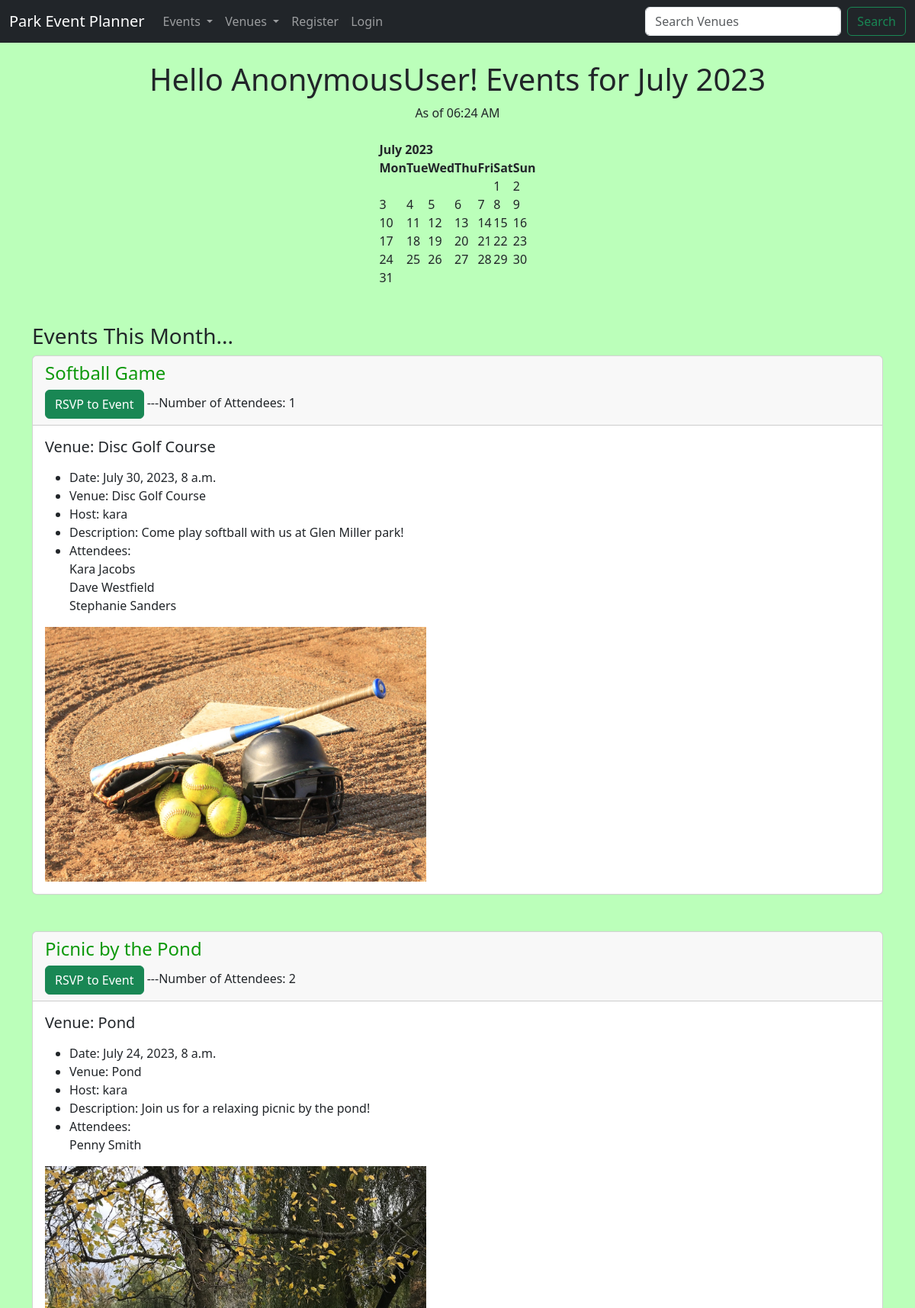
Before: / (upper part) with the older database file.
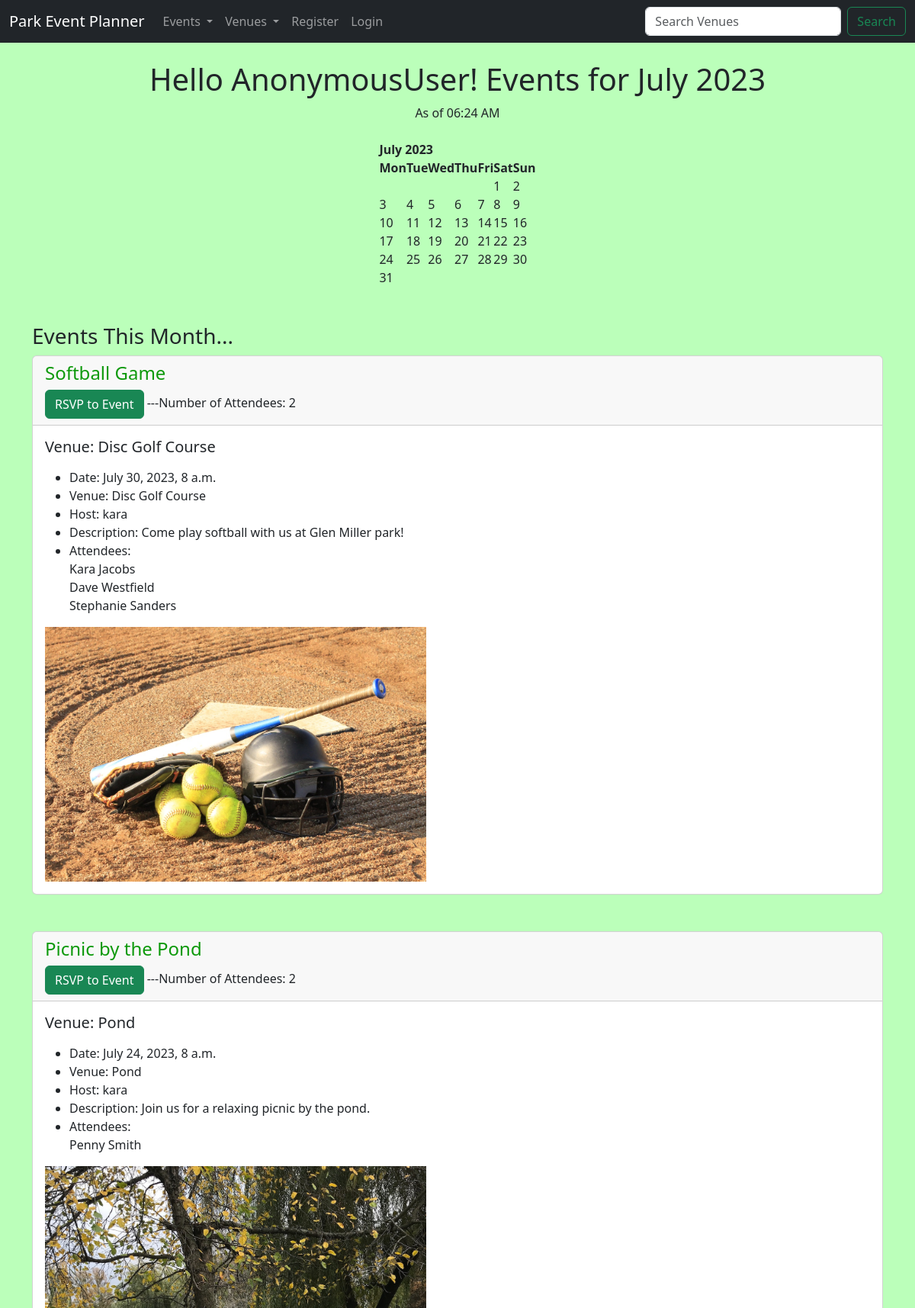
After: the same page with the newer database file.
### events/models.py (models this page shows, shortened)
class Event(models.Model):
	name = models.CharField('Event Name', max_length=120)
	timeslot = models.DateTimeField('Event Date')
	venue = models.ForeignKey(Venue, blank=True, null=True, on_delete=models.CASCADE)
	host = models.ForeignKey(User, blank=True, null=True, on_delete=models.SET_NULL)
	attendees = models.ManyToManyField(ParkAppUser, blank=True)
	description = models.TextField(blank=True)
	event_image = models.ImageField(null=True, blank=True, upload_to="images/")
	attendance = models.ManyToManyField(User, related_name='attend', blank=True)
	def __str__(self):
		return self.name
	def number_of_attends(self):
		return self.attendance.count()

class Venue(models.Model):
	name = models.CharField('Venue Name', max_length=120)
	description = models.TextField(blank=True)
	owner = models.IntegerField("Venue Owner", blank=False, default=1)
	venue_image = models.ImageField(null=True, blank=True, upload_to="images/")
	def __str__(self): # lets you click on a venue to access it
		return self.name

### events/views.py (the view)
# urls.py: path('', views.home, name="home"),
def home(request, year=datetime.now().year, month=datetime.now().strftime('%B')): # Year & month are dynamically updated
	name = "John"
	month = month.capitalize() # converts month name in the url to title case
	month_number = list(calendar.month_name).index(month)
	month_number = int(month_number) # ensures month number is an integer
	cal = HTMLCalendar().formatmonth(year, month_number)
	now = datetime.now()
	current_year = now.year
	event_list = Event.objects.filter(
		timeslot__year = year,
		timeslot__month = month_number)
	time = now.strftime('%I:%M %p')
	return render(request,
	'events/home.html', {
	"name": name,
	"year": year,
	"month": month,
	"month_number": month_number,
	"cal": cal,
	"current_year": current_year,
	"time": time,
	"event_list": event_list,
	})

### events/models.py (called while the page is built)
	def __str__(self):
		return self.first_name + ' ' + self.last_name

### events/templates/events/home.html (shortened to what this page needs)
{% extends 'events/base.html' %}
{% block content %}
	<center>
	<h1>Hello {{ user }}! Events for {{ month }} {{ year }}</h1>
	As of {{ time }}
	<br/><br/>
	{{ cal|safe }}
	<br/><br/>
	</center>
	<h3>Events This Month...</h3>
	{% if event_list %}
		{% for event in event_list %}
				<div class="card">
	  <div class="card-header">
	    <h4>{{ event }}</h4>
	    <a href="{% url 'event_attend' event.id %}" class="btn btn-success" data-toggle="button">RSVP to Event</a>
	  	---Number of Attendees: {{ event.number_of_attends }}
	  </div>
	  <div class="card-body">
	    <h5 class="card-title">Venue: {{ event.venue }}</h5>
	    <p class="card-text">
	<ul>
		<li>Date: {{ event.timeslot }}</li>
		<li>Venue: {{ event.venue }}</li>
		<li>Host: {{ event.host }}</li>
		<li>Description: {{ event.description }}</li>
		<li>Attendees:<br/>
		{% for user in event.attendees.all %}
		{{ user }}<br/>
		{% endfor %}
		</li>
	</ul>
	    </p>
	{% if event.event_image %}
	<img src="{{ event.event_image.url }}" width=500>
	{% endif %}
	</div>
	</div>
			<br/><br/>
		{% endfor %}
	{% else %}
		Sorry... There are no events this month.
	{% endif %}
{% endblock %}

Changed rows visible on the page:
computed for Event "Softball Game": number_of_attends "1" → "2"
changed Event "Picnic by the Pond": description "Join us for a relaxing picnic by the pond!" → "Join us for a relaxing picnic by the pond."
